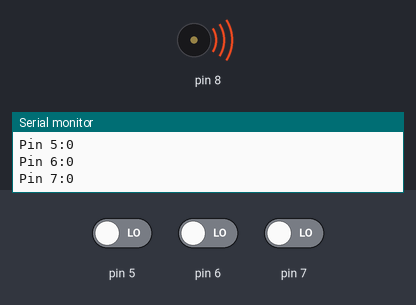
Recording of a sketch running on a simulated Arduino Uno, built with avr-gcc and run on an emulated ATmega328P. On the bench: buzzer (waves = sounding), the last lines printed to the serial monitor. Inputs (shaded band) come from the test bench; at power-on: pin 5 LOW, pin 6 LOW, pin 7 LOW.

Above: at 1.2 s.
1.3 s: pin 5 driven HIGH and pin 6 driven HIGH and pin 7 driven HIGH
At 2.7 s:
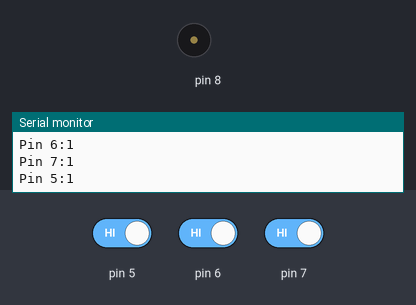
3.0 s: pin 5 driven LOW
At 3.4 s:
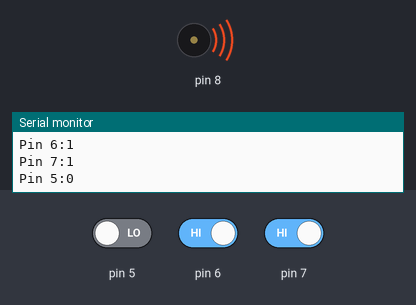
6.0 s: pin 5 driven HIGH
At 7.1 s:
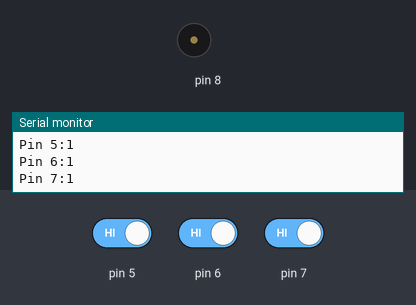
Timing chart, 0 to 9.0 s (numbered marks = the images above; inputs shaded):
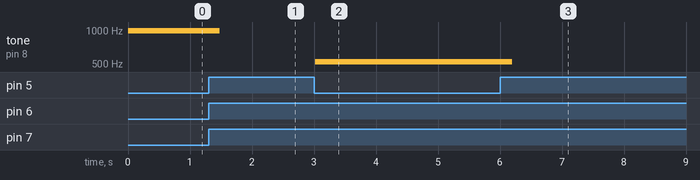

The sketch:

Paper_Piano.ino
```cpp
void setup()
{
  pinMode( 5 , INPUT);
  pinMode( 6 , INPUT);
  pinMode( 7 , INPUT);
  Serial.begin(9600);
}

void loop()
{
  Serial.print("Pin 5:");
  Serial.print(digitalRead(5));
  Serial.println();
  Serial.print("Pin 6:");
  Serial.print(digitalRead(6));
  Serial.println();
  Serial.print("Pin 7:");
  Serial.print(digitalRead(7));
  Serial.println();
  if (( ( digitalRead(5) ) == ( LOW ) ))
  {
    tone(8, 523.25, 200);
  }
  if (( ( digitalRead(6) ) == ( LOW ) ))
  {
    tone(8, 659.25, 200);
  }
  if (( ( digitalRead(7) ) == ( LOW ) ))
  {
    tone(8, 783.99, 200);
  }
  if (( ( ( digitalRead(5) ) == ( LOW ) ) && ( ( digitalRead(7) ) == ( LOW ) ) ))
  {
    tone(8, 587, 200);
  }
  if (( ( ( digitalRead(6) ) == ( LOW ) ) && ( ( digitalRead(7) ) == ( LOW ) ) ))
  {
    tone(8, 698, 200);
  }
  if (( ( ( digitalRead(5) ) == ( LOW ) ) && ( ( digitalRead(7) ) == ( LOW ) ) ))
  {
    tone(8, 880, 200);
  }
  if (( ( ( digitalRead(5) ) == ( LOW ) ) && ( ( ( digitalRead(6) ) == ( LOW ) ) && ( ( digitalRead(7) ) == ( LOW ) ) ) ))
  {
    tone(8, 987, 200);
  }
}
```

Measured:
- after the input at 1.3 s, tone on pin 8: 987 Hz → silent after 0.18 s
- after the input at 3.0 s, tone on pin 8: silent → 523 Hz at once
- after the input at 6.0 s, tone on pin 8: 523 Hz → silent after 0.20 s
